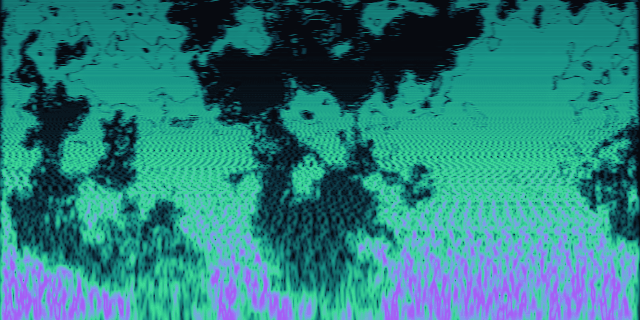
#> input picture assets/header.png, 640 x 320 px
$ python frame_to_sound.py
#> lines starting #> are read from the running program, lines starting #| are printed output that depends on the picture
### scripts/dream.py
#!/usr/bin/env python3
"""A randomly initialized transposed-CNN generator, driven by Gaussian noise.

No training, no torch: the weights are drawn once from N(0, He) and never
updated. What you see is the prior of the architecture itself — a random
decoder is already a multi-scale texture generator, which is the same fact
Deep Image Prior leans on.

Noise enters at two points, and they are different things:
  1. the latent z, a 4x4x C0 field that is walked over time;
  2. per-layer noise injection, a fresh field added after every upsample,
     which is what puts fine grain on top of the coarse structure.

The walk is a circle in latent space (z0*cos t + z1*sin t), and the injected
fields are blended on the same circle, so frame N wraps onto frame 0 exactly:
the GIF loops without a seam.
"""
import numpy as np, pathlib, sys
from scipy.signal import convolve2d
from PIL import Image

ROOT = pathlib.Path(__file__).resolve().parent.parent
ASSETS = ROOT / "assets"; ASSETS.mkdir(exist_ok=True)

CHANNELS = [28, 24, 20, 16, 12]     # latent 4x8 -> 8x16 -> 16x32 -> 32x64 -> 64x128 -> 128x256
FRAMES = 48
LATENT_H, LATENT_W = 4, 8            # 1:2, so every feature map and the output stay 1:2
OUT_W, OUT_H = 640, 320
NOISE_GAIN = [0.8, 0.55, 0.4, 0.32]   # coarse scales get more noise; white noise at 64x64 is just static


def he(rng, shape):
    fan_in = shape[1] * shape[2] * shape[3]
    return rng.normal(0, np.sqrt(2.0 / fan_in), shape)


BINOM = np.array([1., 2., 1.]) / 4.


# [30 lines left out: functions blur, conv_transpose, build, not called in this run]


NEON = [(0.00, (7, 10, 16)), (0.22, (13, 52, 66)), (0.45, (24, 148, 136)),
        (0.63, (61, 220, 151)), (0.78, (126, 158, 236)), (0.90, (168, 85, 247)), (1.00, (248, 236, 255))]


def lut():
    stops = np.array([s for s, _ in NEON]); cols = np.array([c for _, c in NEON], float)
    x = np.linspace(0, 1, 256)
    return np.stack([np.interp(x, stops, cols[:, k]) for k in range(3)], 1).astype(np.uint8)


# [66 lines left out: functions forward, single_frame, main, not called in this run]


# [2 lines that do not run on import are left out]

### scripts/frame_to_sound.py
#!/usr/bin/env python3
"""Read the current header image AS a spectrogram and play it back.

The frame is a palette image, so the color -> magnitude step is exact: every
pixel is matched back to its index in the LUT that produced it. That grid is
then read as |STFT|, one sine per row, and resynthesized with random phase
(the image carries magnitude only — phase is gone, which is why this is a
synthesis, not an inversion).

Frequency axis is logarithmic (A2..A8), so a log/mel-axis spectrogram viewer
shows the picture back undistorted; a linear-axis viewer squashes it upward.
"""
import numpy as np, pathlib, subprocess, sys
from PIL import Image, ImageDraw
from scipy.io import wavfile
from scipy.signal import stft, istft

ROOT = pathlib.Path(__file__).resolve().parent.parent
ASSETS, BUILD = ROOT / "assets", ROOT / "build"; BUILD.mkdir(exist_ok=True)
SR, DUR = 22050, 8.0
F_LO, F_HI = 110.0, 7040.0
ROWS, COLS = 320, 512
sys.path.insert(0, str(ROOT / "scripts"))
from dream import lut                      # the exact palette the frame was written with


def frame_to_magnitude(path: pathlib.Path) -> np.ndarray:
    rgb = np.asarray(Image.open(path).convert("RGB"), dtype=np.int16)
    table = lut().astype(np.int16)                                  # (256, 3)
    d = ((rgb[:, :, None, :] - table[None, None, :, :]) ** 2).sum(-1)
    mag = d.argmin(-1).astype(np.float64) / 255.0                   # nearest palette entry = original level
    im = Image.fromarray((mag * 255).astype(np.uint8)).resize((COLS, ROWS), Image.LANCZOS)
    g = np.flipud(np.asarray(im, dtype=np.float64) / 255.0)         # image row 0 is the top = highest partial
    return g ** 2.0                                                 # gamma: the field is broad, this sharpens ridges
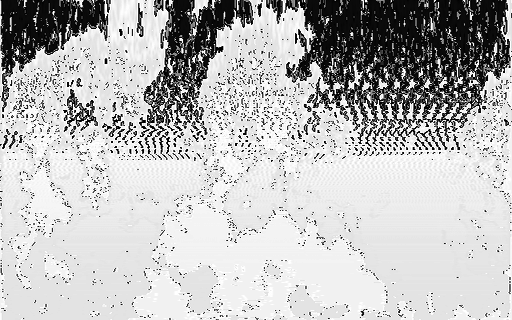
#> returned value: shape (320, 512) float64; min 0, max 1, mean 0.739


def synthesize(grid: np.ndarray) -> np.ndarray:
    n = int(SR * DUR); t = np.arange(n) / SR
#> after `n = int(SR * DUR)`: n = 176400
    freqs = np.geomspace(F_LO, F_HI, grid.shape[0])
    frame_t = np.linspace(0, DUR, grid.shape[1])
    rng = np.random.default_rng(5)
    # equal-loudness-ish tilt: without it the top of the picture dominates,
    # because a log axis packs far more partials per octave up there
    tilt = (freqs / F_LO) ** -0.5
    y = np.zeros(n)
    for i, f in enumerate(freqs):
        row = grid[i]
        if row.max() < 0.02:
            continue
        y += tilt[i] * np.interp(t, frame_t, row) * np.sin(2 * np.pi * f * t + rng.uniform(0, 2 * np.pi))
    y /= np.abs(y).max() + 1e-9
    fade = int(0.05 * SR)
#> fade = 1102
    y[:fade] *= np.linspace(0, 1, fade); y[-fade:] *= np.linspace(1, 0, fade)
    return y * 0.9


def noise_excited(grid: np.ndarray) -> np.ndarray:
    """The other reading of the same picture.

    Instead of one sine per row, put the image straight onto the STFT bin grid
    as a magnitude field, give every bin a random phase, and invert. The result
    is broadband — filtered noise shaped like the picture — so the analysis
    matches the source far more closely than a sine bank can, at the cost of
    sounding like wind rather than like an organ.
    """
    nper, hop = 2048, 256
#> nper = 2048; hop = 256
    n_frames = int(SR * DUR) // hop + 1
#> n_frames = 690
    bins = np.fft.rfftfreq(nper, 1 / SR)
    rows = np.geomspace(F_LO, F_HI, grid.shape[0])
    src = np.array(Image.fromarray((grid * 255).astype(np.uint8)).resize((n_frames, grid.shape[0]),
                   Image.LANCZOS), float) / 255.0
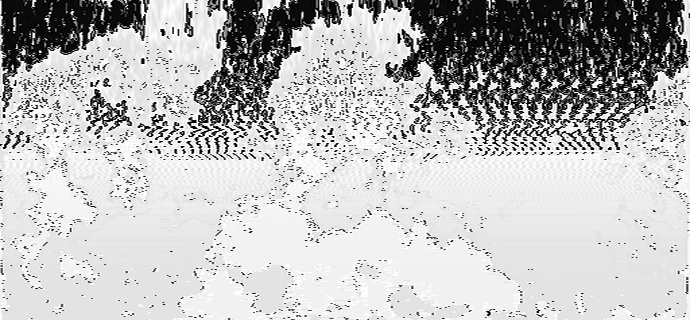
#> src: shape (320, 690) float64; min 0, max 1, mean 0.737
    M = np.stack([np.interp(bins, rows, src[:, k], left=0.0, right=0.0) for k in range(n_frames)], axis=1)
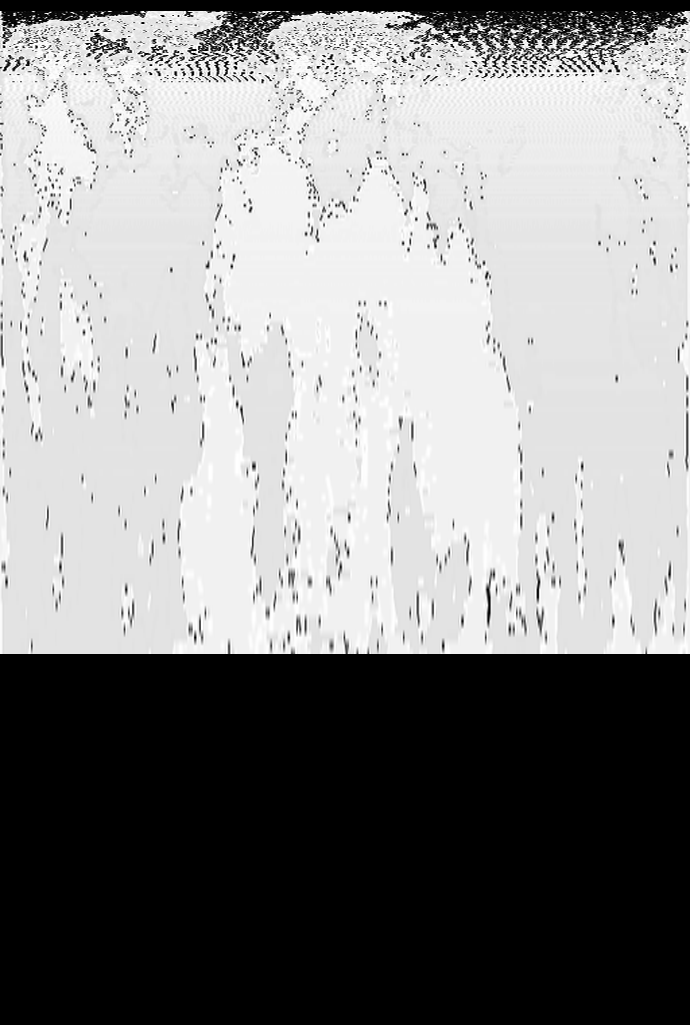
#> M: shape (1025, 690) float64; min 0, max 1, mean 0.551
    rng = np.random.default_rng(9)
    Z = M * np.exp(2j * np.pi * rng.random(M.shape))
    _, y = istft(Z, fs=SR, nperseg=nper, noverlap=nper - hop, window="hann")
    y = y[: int(SR * DUR)]
    y /= np.abs(y).max() + 1e-9
    fade = int(0.05 * SR)
#> fade = 1102
    y[:fade] *= np.linspace(0, 1, fade); y[-fade:] *= np.linspace(1, 0, fade)
    return y * 0.9


def log_spectrogram(y: np.ndarray) -> np.ndarray:
    f, _, Z = stft(y, fs=SR, nperseg=2048, noverlap=2048 - 256, window="hann")
    mag = np.abs(Z)
    bins = np.geomspace(F_LO, F_HI, ROWS)
    out = np.stack([np.interp(bins, f, mag[:, k]) for k in range(mag.shape[1])], axis=1)
    db = 20 * np.log10(out + 1e-9)
    return np.clip((db - (db.max() - 58)) / 58, 0, 1)


def score(rec, grid):
    a = rec - rec.mean()
    b = np.array(Image.fromarray((grid * 255).astype(np.uint8)).resize((rec.shape[1], rec.shape[0]),
                 Image.BILINEAR), float) / 255.0
    b = b - b.mean()
    return float((a * b).sum()) / (np.linalg.norm(a) * np.linalg.norm(b))


def main():
    src = ASSETS / "header.png"      # whatever still.py painted last
    grid = frame_to_magnitude(src)
    table = lut()

    for name, y in (("sine", synthesize(grid)), ("noise", noise_excited(grid))):
        wavfile.write(BUILD / ("frame_%s.wav" % name), SR, (y * 32767).astype(np.int16))
        rec = log_spectrogram(y)
        Image.fromarray(np.flipud(table[(rec * 255).astype(np.uint8)])).resize((640, 320), Image.LANCZOS) \
            .save(BUILD / ("reconstructed_%s.png" % name))
        print("%-5s : frame -> sound -> spectrogram correlation %.4f" % (name, score(rec, grid)))
#> this loop made 2 passes
#> name on passes 1 to 2: 'sine', 'noise'
#| sine  : frame -> sound -> spectrogram correlation -0.0204
#| noise : frame -> sound -> spectrogram correlation 0.5993
#> pass 1, in log_spectrogram, `mag = np.abs(Z)`:
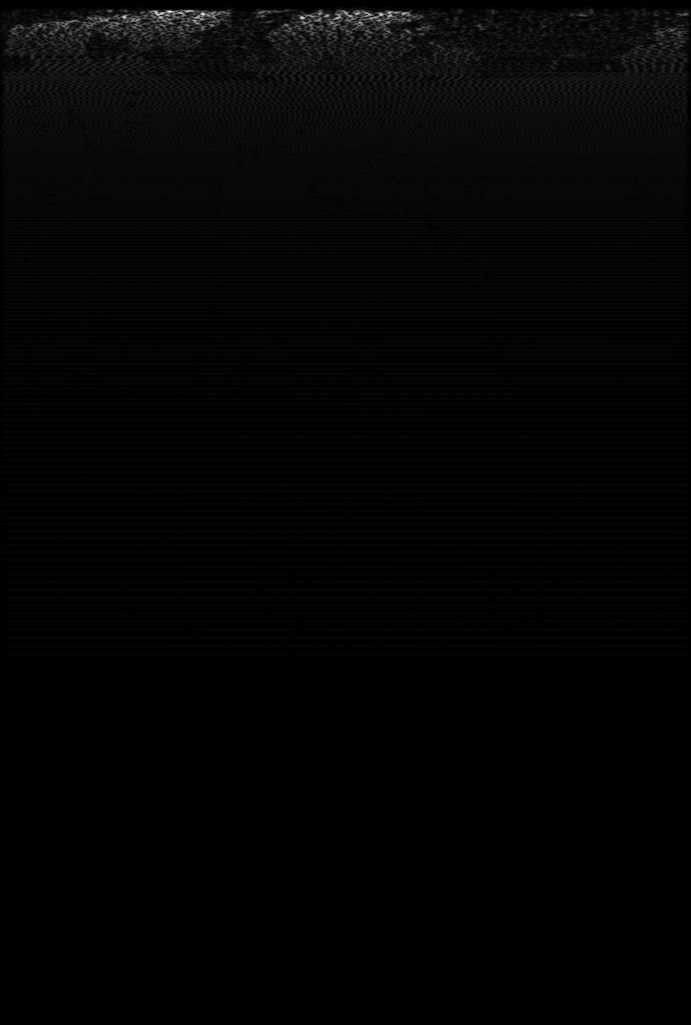
#> mag: shape (1025, 691) float64; min 1.25e-11, max 0.116, mean 0.00192; drawn with min black and max white
#> pass 1, in log_spectrogram, `out = np.stack([np.interp(bins, f, mag[:, k]) for k in range(mag.shape..`:
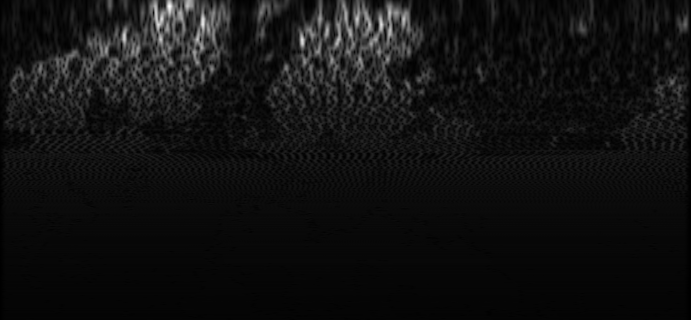
#> out: shape (320, 691) float64; min 3.19e-05, max 0.115, mean 0.00827; drawn with min black and max white
#> after the loop:
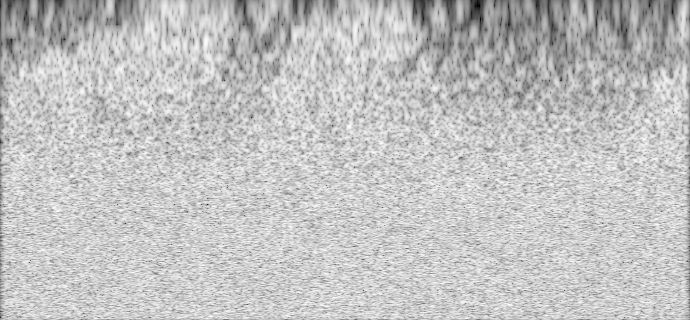
#> rec: shape (320, 690) float64; min 0, max 1, mean 0.759

    y = np.concatenate([np.zeros(0)])
#> y = empty array
    wav = BUILD / "frame_sine.wav"

    # a video so it can simply be played: the frame, with the playhead the ear is at
    base = Image.open(src).convert("RGB")
#> base is the input picture: PIL image 640x320 RGB; mean R, G, B 43.7, 128.5, 127.2
    vdir = BUILD / "frames"; vdir.mkdir(exist_ok=True)
    FPS = 25; total = int(DUR * FPS)
    for k in range(total):
        im = base.copy(); d = ImageDraw.Draw(im)
        x = int(640 * k / total)
        d.line([(x, 0), (x, 320)], fill=(255, 255, 255), width=2)
        im.save(vdir / ("%04d.png" % k))
#> this loop made 200 passes
#> pass 2, in main, `im.save(vdir / ("%04d.png" % k))`:
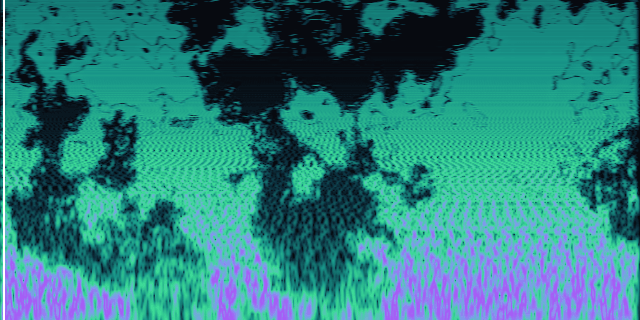
#> saved as 0001.png: PIL image 640x320 RGB; mean R, G, B 44.3, 128.8, 127.6
    for name in ("sine", "noise"):
        subprocess.run(["ffmpeg", "-y", "-loglevel", "error", "-framerate", str(FPS),
                        "-i", str(vdir / "%04d.png"), "-i", str(BUILD / ("frame_%s.wav" % name)),
                        "-c:v", "libx264", "-pix_fmt", "yuv420p", "-c:a", "aac", "-shortest",
                        str(BUILD / ("frame_%s.mp4" % name))], check=True)
    print("wrote frame_sine.mp4 / frame_noise.mp4")


if __name__ == "__main__":
    main()
#> (the call stopped at in main, `subprocess.run(["ffmpeg", "-y", "-loglevel", "error", "-framerate", st..`: subprocess is not available in this run)
